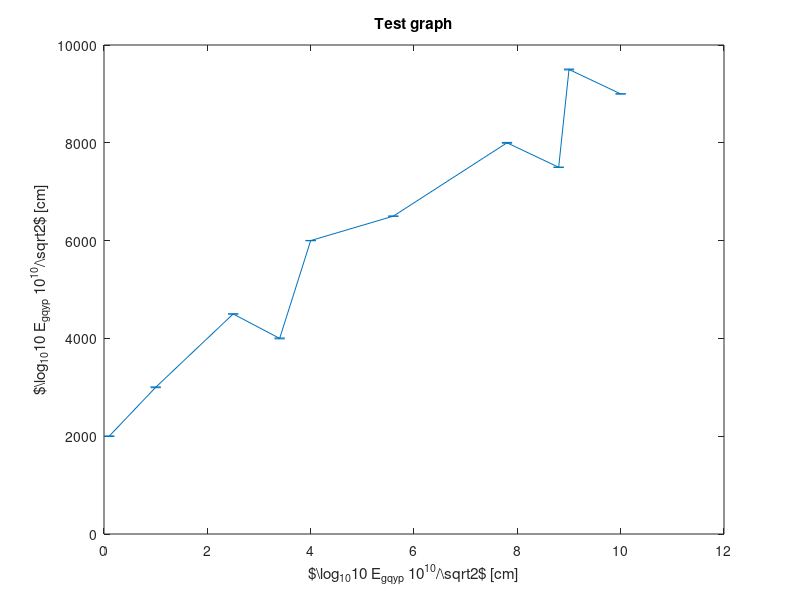

Source code (MATLAB): (Note: this script raises an error after producing the figure.)
clear;

figure;

x = [0.1 1.0 2.5 3.4 4.0 5.6 7.8 8.8 9.0 10.0];
y = [20 30 45 40 60 65 80 75 95 90]*100; 
err = [5 8 2 9 3 3 8 3 9 3];
errorbar(x,y,err);

% Plot labels:
title('Test graph');
xlabel('$\log_{10}{10} E_{gqyp} 10^{10}/\sqrt{2}$ [cm]');
ylabel('$\log_{10}{10} E_{gqyp} 10^{10}/\sqrt{2}$ [cm]');


%% we link the dimension of the figure ON THE PAPER in such a way that
%% it is equal to the dimension on the screen
%%
%% ATTENTION: if PaperPositionMode is not 'auto' the saved file
%% could have different dimensions from the one shown on the screen!
%set(gcf, 'PaperPositionMode', 'auto');
%
%figwidth_in = 3.5;
%goldenratio = 0.5*(1 + sqrt(5));
%figheight_in = figwidth_in/goldenratio;
%pbaspect([figwidth_in, figheight_in, 1]);
%
%afFigurePosition = 1*[1 1 [figwidth_in figheight_in]]; % [pos_x pos_y width_x width_y]
%set(gcf, 'Units', 'inches', ...
%'Position', afFigurePosition); % [left bottom width height]

%% in order to make matlab to do not "cut" latex-interpreted axes labels
%set(gca, 'Units', 'normalized', ... %
%'Position',[0.15 0.149 0.79 0.79]);

% Axes properties:
ax = gca;
ax.YAxis.Exponent = 1;
ax.XAxis.Exponent = 1;
%set(gca, 'XScale', 'log');

%% we set the units of the measures used through the file
%%
%% [ inches | centimeters | normalized | points | {pixels} | characters ]
%set(gcf, 'Units', 'inches');
%set(0,'DefaultAxesFontName', 'Times','DefaultTextFontName', 'Times');

%% general properties
%iFontSize = 8;
%strFontUnit = 'points'; % [{points} | normalized | inches | centimeters | pixels]
%strFontName = 'Times'; % [Times | Courier | ] TODO complete the list
%strFontWeight = 'normal'; % [light | {normal} | demi | bold]
%strFontAngle = 'normal'; % [{normal} | italic | oblique] ps: only for axes
%strInterpreter = 'latex'; % [{tex} | latex]
%fLineWidth = 0.05; % width of the line of the axes
%
%%set(gcf, 'Units', 'points');
%set(gca, ...
%'FontName', strFontName, ... kind of fonts of labels
%'FontSize', iFontSize, ... size of fonts of labels
%'FontUnits', strFontUnit, ... units of the size of fonts
%'FontWeight', strFontWeight, ... weight of fonts of labels
%'TitleFontWeight', strFontWeight, ... weight of font of title
%'FontAngle', strFontAngle, ... inclination of fonts of labels
%...
%'XMinorTick', 'on' , ... [on | {off}]
%'YMinorTick', 'on', ... [on | {off}]
%'TickDir', 'out', ... [{in} | out] inside or outside (for 2D)
%'TickLength', [.01 .01], ... length of the ticks
%...
%'TitleFontSizeMultiplier', 0.5, ... title font size multiplier factor
%'LabelFontSizeMultiplier', 1, ... label font size multiplier factor
%...
%'TickLabelInterpreter', 'latex'); % use LaTex interpreter for tick labels

% Code to turn off ticks on right and upper axes:
% get handle to current axes
ax = gca;
% set box property to off and remove background color
%set(ax, 'box', 'off', 'color', 'none')
% create new, empty axes with box but without ticks
%ax_b = axes('Position', get(ax ,'Position'), 'box', 'on', 'xtick', [], 'ytick', []);
% set original axes as active
%axes(ax)
% link axes in case of zooming
%linkaxes([ax ax_b])
format_axes(ax);

print('test_graph', '-dpdf', '-r600', '-painters', '-loose') % -painters needed for hi-res
